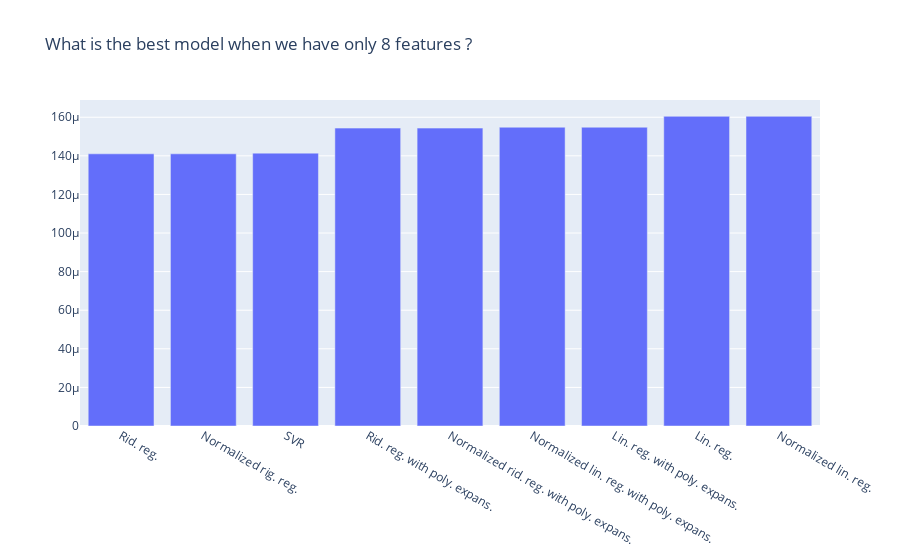

Here is the notebook cell this chart was saved with:
### Code cell
import plotly.graph_objects as go
import plotly
fig = go.Figure(data=[
    go.Bar(name='Mean Squared Error',
           x=[_ for _, MSE in MSEDict], 
           y=[MSE for _, MSE in MSEDict],    
)])
# Change the bar mode
fig.update_layout(barmode='group', title="What is the best model when we have only 8 features ?")
fig.show()

plotly.io.write_html(fig, "plots/barplot_MSE_PCA_features.html")

### Figure 1 — Plotly figure (JSON) as saved in the notebook; plotly's stock layout.template omitted (floating-point values rounded to 4 significant figures)
{"data": [{"name": "Mean Squared Error", "type": "bar", "x": ["Rid. reg.", "Normalized rig. reg.", "SVR", "Rid. reg. with poly. expans.", "Normalized rid. reg. with poly. expans.", "Normalized lin. reg. with poly. expans.", "Lin. reg. with poly. expans.", "Lin. reg.", "Normalized lin. reg."], "y": [0.000141, 0.000141, 0.0001414, 0.0001544, 0.0001544, 0.0001548, 0.0001548, 0.0001605, 0.0001605]}], "layout": {"autosize": true, "barmode": "group", "title": {"text": "What is the best model when we have only 8 features ?"}, "xaxis": {"autorange": true, "range": [-0.5, 8.5], "type": "category"}, "yaxis": {"autorange": true, "range": [0, 0.0001689], "type": "linear"}}}
